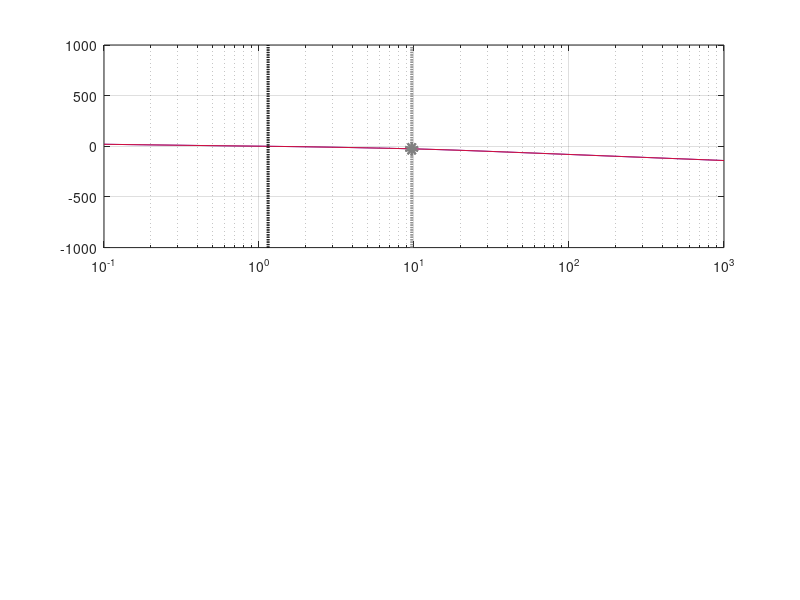

Write the MATLAB code that produced this figure. (Note: this script raises an error after producing the figure.)
s = tf('s');

%% Define System Parameters
Izz = 0.170197;
Ixx = 0.025028;
Iyy = 0.16926;

m = 3.352;
g = 9.81;

motor_timing_constant = 0.125;

%% Roll
roll_rate_tf                = (1/(motor_timing_constant*Iyy))/(s*(s + (1/motor_timing_constant)))
roll_rate_controller_tf     = 2.0155 * (s + 5.713) * (s + 1.054) / (s * (s + 16))

roll_angle_tf               = feedback(roll_rate_tf*roll_rate_controller_tf, 1) * (1/s)

% roll_angle_controller_tf    = 0.18474 * (s + 10.11)                       %PD
roll_angle_controller_tf    = 1.006                                         %P

% roll_angle_controller_name  = 'PD Controller'
roll_angle_controller_name = 'P Controller'

transfer_function           = roll_angle_controller_tf*roll_angle_tf;
% transfer_function1          = roll_angle_controller1_tf*roll_angle_tf;
% transfer_function2          = 0;

% %% Plot Step Responses
% figure;
% hold on;
% 
% step(feedback(roll_angle_tf, 1), 'b')
% step(feedback(transfer_function, 1), 'r')
% % step(feedback(transfer_function1, 1), 'g')
% 
% xlabel('Time (seconds)', 'FontSize', 20)
% ylabel('Amplitude', 'FontSize', 20)
% legend({'Unity Feedback', roll_angle_controller_name, roll_angle_controller1_name}, 'FontSize', 16);
% title('Roll Angle Controller', 'FontSize', 16)
% grid on;
% 
% hold off;

figure;
%% Plot Bode Plot, Highlighting the crossover poles
[mag, phase, wout]    = bode(roll_angle_tf);
[Gm,Pm,Wgm,Wpm]       = margin(roll_angle_tf);

[mag1, phase1, wout1]  = bode(transfer_function);
[Gm1,Pm1,Wgm1,Wpm1]     = margin(transfer_function);

Gm = 25.1;
Gm1 = 25;
% [mag2, phase2, wout2]  = bode(transfer_function1);
% [Gm2,Pm2,Wgm2,Wpm2]    = margin(transfer_function1);

xl = [max([wout(1) wout1(1)]) min([wout(end) wout1(end)])];

subplot(2, 1, 1)
semilogx(wout, 20*log10(squeeze(mag)), 'b', wout1, 20*log10(squeeze(mag1)), 'r')
hold on;
yl = ylim;
grid on;

plot(zeros(2001, 1)+Wpm, -1000:1000, 'k--', 'LineWidth', 2);                                            %Plot phase margin plant
plot(zeros(2001, 1)+Wgm, -1000:1000, 'Color', [0.5 0.5 0.5], 'LineStyle', '--', 'LineWidth', 2);        %Plot gain margin

plot(zeros(2001, 1)+Wpm1, -1000:1000, 'k--', 'LineWidth', 2);                                           %Plot phase margin controller 1
plot(zeros(2001, 1)+Wgm1, -1000:1000, 'Color', [0.5 0.5 0.5], 'LineStyle', '--', 'LineWidth', 2);        %Plot gain margin

plot(Wgm, -Gm, 'o', 'Color', [0.5 0.5 0.5], 'Markersize', 5, 'LineWidth', 5);                        %Mark gain margin plant
plot(Wgm1, -Gm1, 'o', 'Color', [0.5 0.5 0.5], 'Markersize', 5, 'LineWidth', 5);                      %Mark gain margin controller 1

% Annotate Gain Margin
dim = [.2 .5 .5 .5];
str = ['Gain Margin = ' num2str(round(Gm, 2)) newline 'Frequency = ' num2str(round(Wgm, 2))];
annotation('textbox',dim,'String',str,'FitBoxToText','on', 'FontSize', 12);

% Annotate Gain Margin
dim = [.2 .5 .5 .5];
str = ['Gain Margin = ' num2str(round(Gm1, 2)) newline 'Frequency = ' num2str(round(Wgm, 2))];
annotation('textbox',dim,'String',str,'FitBoxToText','on', 'FontSize', 12);

xlim(xl)
ylim(yl)
xlabel('Frequency (Rad/s)', 'FontSize', 20);
ylabel('Magnitude (dB)', 'FontSize', 20);
% title('Closed Roll Angle Loop Bode - Gain Plot', 'FontSize', 20)
legend({'Unity Feedback', roll_angle_controller_name, 'Phase Crossover Frequencies', 'Gain Crossover Frequencies'},'FontSize', 16);
hold off;

subplot(2, 1, 2)
semilogx(wout, squeeze(phase), 'b', wout1, squeeze(phase1), 'r')
hold on;
grid on;
yl = ylim;

%Plot first one so that legend is correct
plot(zeros(2001, 1)+Wpm, -1000:1000, 'k--', 'LineWidth', 2); %Mark Plot cross over point
plot(zeros(2001, 1)+Wgm, -1000:1000, 'Color', [0.5 0.5 0.5], 'LineStyle', '--', 'LineWidth', 2); %Mark Plot cross over point

%Mark and Plot Phase cross over points
plot(zeros(2001, 1)+Wpm1, -1000:1000, 'k--', 'LineWidth', 2); %Mark Plot cross over point
plot(Wpm1, Pm1-180, 'ko', 'Markersize', 5, 'LineWidth', 5); %Mark Plot cross over point
plot(Wpm, Pm-180, 'ko', 'Markersize', 5, 'LineWidth', 5); %Mark Plot cross over point

%Plot Phase cross over points
plot(zeros(2001, 1)+Wgm1, -1000:1000, 'Color', [0.5 0.5 0.5], 'LineStyle', '--', 'LineWidth', 2); %Mark Plot cross over point

%Annotation Boxes
dim = [.2 .5 .5 .5];
str = ['Phase Margin = ' num2str(round(Pm, 2)) newline 'Frequency = ' num2str(round(Wpm, 2))];
annotation('textbox',dim,'String',str,'FitBoxToText','on', 'FontSize', 12);

dim = [.2 .5 .3 .3];
str = ['Phase Margin = ' num2str(round(Pm1, 2)) newline 'Frequency = ' num2str(round(Wpm1, 2))];
annotation('textbox',dim,'String',str,'FitBoxToText','on', 'FontSize', 12);


xlim(xl)
ylim(yl)
xlabel('Frequency (Rad/s)', 'FontSize', 20);
ylabel('Phase (Deg)', 'FontSize', 20);
% title('Closed Roll Angle Loop Bode - Phase Plot', 'FontSize', 20)
legend({'Unity Feedback', roll_angle_controller_name, 'Phase Crossover Frequencies', 'Gain Crossover Frequencies'},'FontSize', 16);
hold off;

%% Plot Root Locus and highlight the closed loop poles
% figure;
% % subplot(1,2,1)
% hold on;
%                  
% %Plot position of closed loop poles
% % test = 1
% cl_pole = rlocus(transfer_function, 1)           
% plot(real(cl_pole),imag(cl_pole),'rs','Markersize',15, 'LineWidth', 5)
% 
% %Plot position of open loop poles
% ol_pole = rlocus(transfer_function, 0)      ;    
% plot(real(ol_pole),imag(ol_pole),'bx','Markersize',15, 'LineWidth', 3)
% 
% %Plot position of open loop zeros
% [pole, zero] = pzmap(feedback(transfer_function, 1))  ; 
% plot(real(zero),imag(zero),'go','Markersize',10, 'LineWidth', 3)
% 
% %Plot Open loop root locus
% rlocus(transfer_function, 'c') 
% 
% xlim([-15 1])
% ylim([-10 10])
% 
% % title(['Root Locus - ' roll_angle_controller_name], 'FontSize', 20)
% title('')
% xlabel('Imaginary Axis', 'FontSize', 20);
% ylabel('Real Axis', 'FontSize', 20);
% legend({'Closed Loop Poles', 'Open Loop Poles', 'Zeros'}, 'FontSize', 16)
% 
% grid on;
% hold off;
% 
% % %% Plot Root Locus and highlight the closed loop poles
% subplot(1,2,2)
% hold on;
%                  
% %Plot position of closed loop poles
% cl_pole = rlocus(transfer_function1, 1)     ;
% cl_pole(2) = cl_pole(3)
% cl_pole(3) = cl_pole(4)
% plot(real(cl_pole(1:3)),imag(cl_pole(1:3)),'rs','Markersize',15, 'LineWidth', 5)
% 
% %Plot position of open loop poles
% ol_pole = rlocus(transfer_function1, 0)      ;    
% plot(real(ol_pole),imag(ol_pole),'bx','Markersize',15, 'LineWidth', 3)
% 
% %Plot position of open loop zeros
% [pole, zero] = pzmap(feedback(transfer_function1, 1))  ; 
% plot(real(zero),imag(zero),'go','Markersize',10, 'LineWidth', 3)
% 
% %Plot Open loop root locus
% rlocus(transfer_function1, 'c')   
% 
% xlim([-15 1])
% ylim([-15 15])
% 
% % title(['Root Locus - ' roll_angle_controller1_name], 'FontSize', 20)
% title('')
% xlabel('Imaginary Axis', 'FontSize', 20);
% ylabel('Real Axis', 'FontSize', 20);
% legend({'Closed Loop Poles', 'Open Loop Poles', 'Zeros'}, 'FontSize', 16)
% 
% grid on;
% hold off;